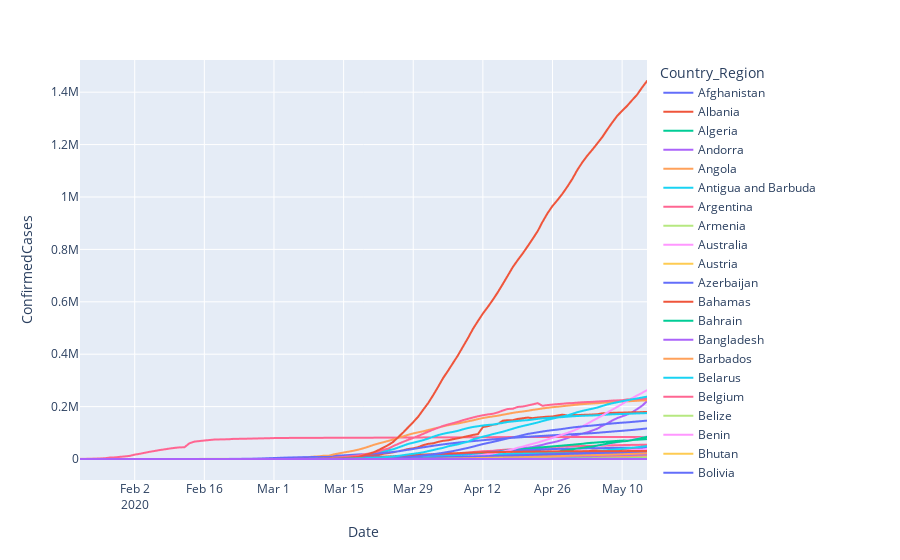

The notebook cell this image was saved under:
### Markdown cell above
Now let's see the graphs for all countries

### Code cell
px.line(df_countries, x = "Date", y = "ConfirmedCases", color = "Country_Region")
